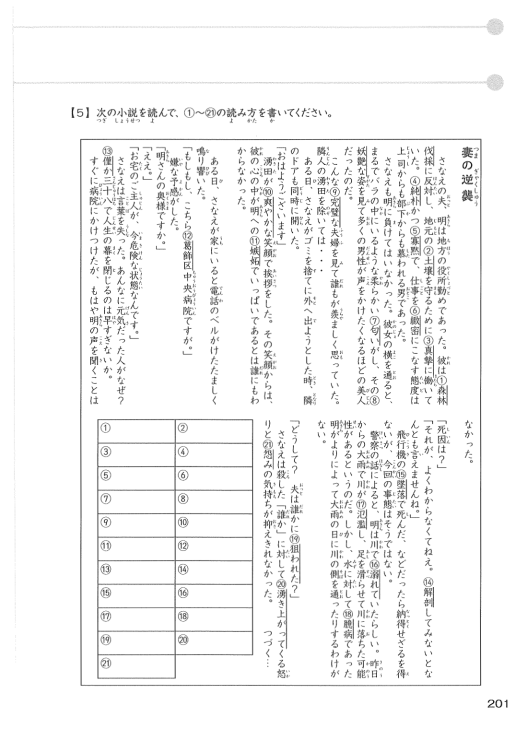
#> input picture scripts/phase5_renders/idx_194_bpage_201.png, 1032 x 1457 px, found by its file name (shown at 1/2 size)
$ python test_novel_split.py
#> lines starting #> are read from the running program, lines starting #| are printed output that depends on the picture
import sys
from PIL import Image

sys.stdout.reconfigure(encoding='utf-8')

im = Image.open('scripts/phase5_renders/idx_194_bpage_201.png')
#> im is the input picture: PIL image 1032x1457 RGB; min 1, max 255, mean 245

# Top part of story:
# Header: 120
# Top story runs from y=120 down to y=830 (above "「死因は？」" and answer grid)
crop_top = im.crop((120, 120, 950, 830))
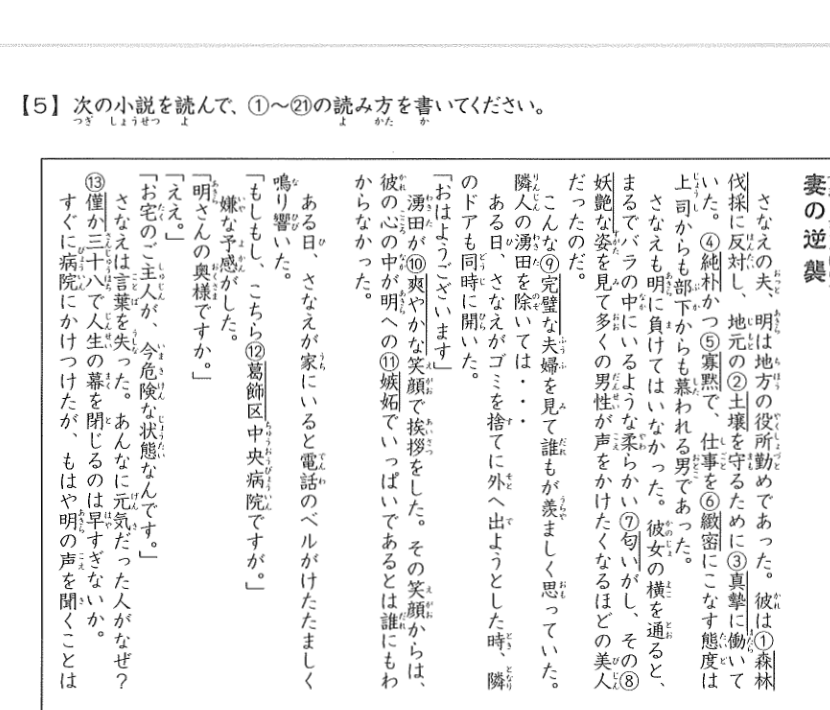
#> crop_top: PIL image 830x710 RGB; min 1, max 255, mean 240.9
crop_top.save('scripts/phase5_renders/test_novel_part1.webp', 'WEBP', quality=95)

# Bottom part of story ("死因は？" through "つづく..."):
# x runs from ~480 to 950, y from 830 to 1400
crop_bottom = im.crop((480, 830, 950, 1400))
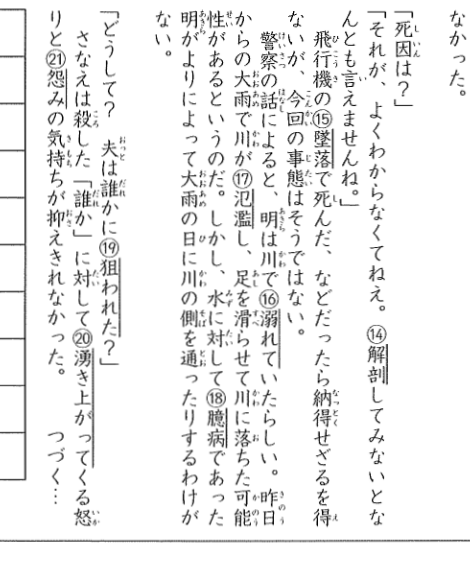
#> crop_bottom: PIL image 470x570 RGB; min 1, max 255, mean 240.3
crop_bottom.save('scripts/phase5_renders/test_novel_part2.webp', 'WEBP', quality=95)

print("Saved test_novel_part1 and test_novel_part2")

$ run again, with scripts/phase5_renders/idx_191_bpage_198.png copied over scripts/phase5_renders/idx_194_bpage_201.png
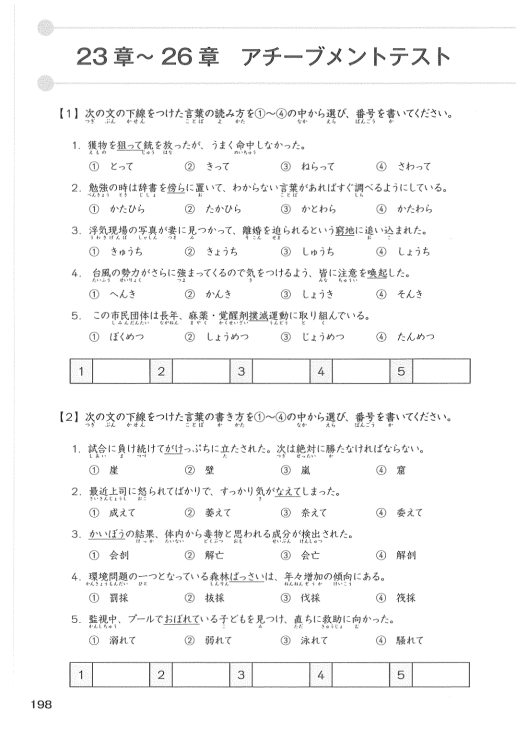
#> input picture scripts/phase5_renders/idx_191_bpage_198.png, 1032 x 1457 px, found by its file name (shown at 1/2 size)
#> im is the input picture: PIL image 1032x1457 RGB; min 0, max 255, mean 247
#> `crop_top = im.crop((120, 120, 950, 830))`:
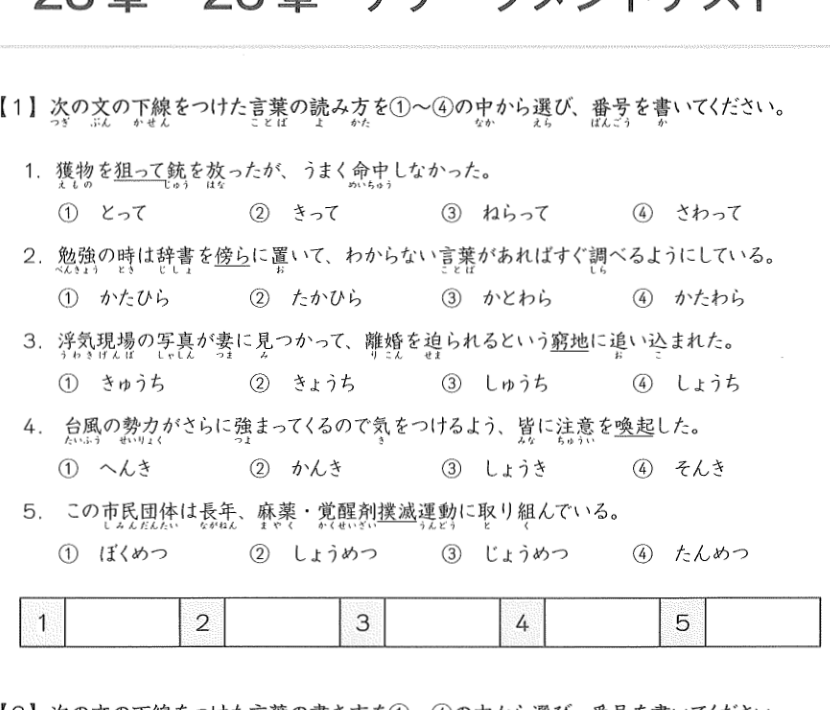
#> crop_top: PIL image 830x710 RGB; min 0, max 255, mean 244.8
#> `crop_bottom = im.crop((480, 830, 950, 1400))`:
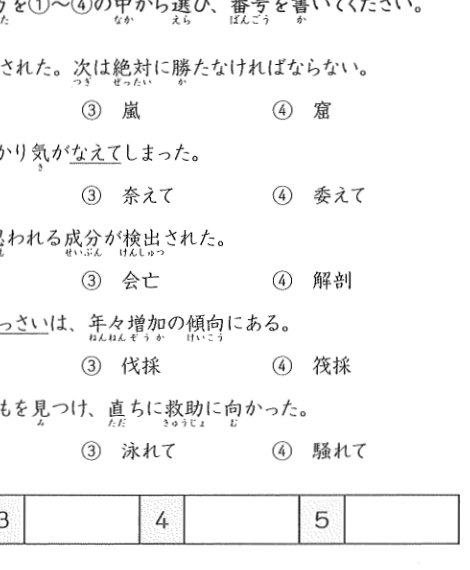
#> crop_bottom: PIL image 470x570 RGB; min 4, max 255, mean 246

$ run again, with scripts/phase5_renders/idx_192_bpage_199.png copied over scripts/phase5_renders/idx_194_bpage_201.png
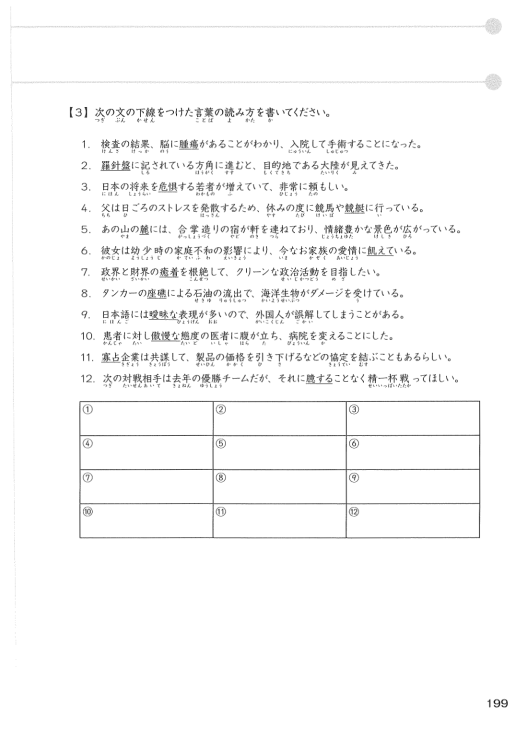
#> input picture scripts/phase5_renders/idx_192_bpage_199.png, 1032 x 1457 px, found by its file name (shown at 1/2 size)
#> im is the input picture: PIL image 1032x1457 RGB; min 1, max 255, mean 248.7
#> `crop_top = im.crop((120, 120, 950, 830))`:
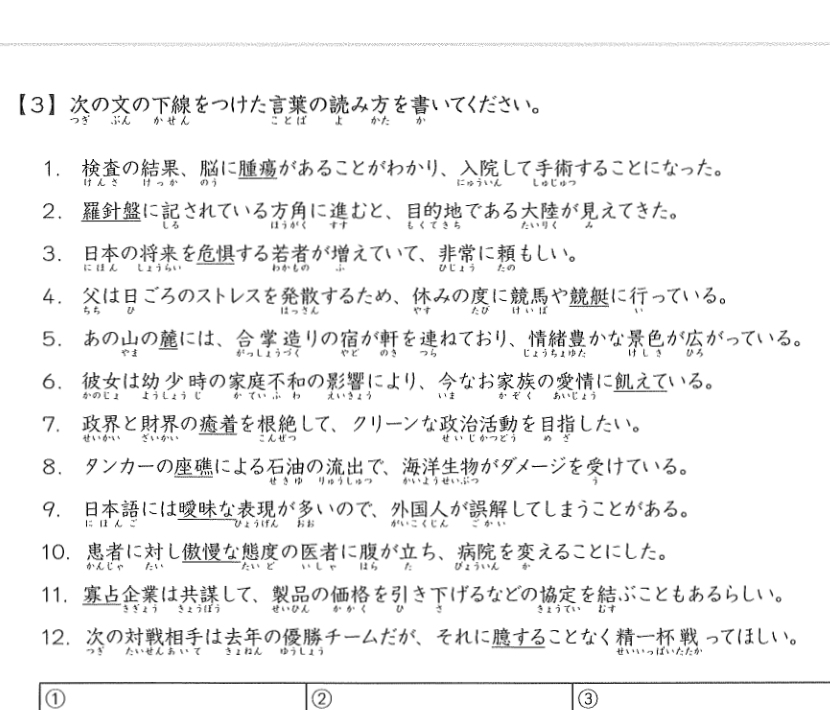
#> crop_top: PIL image 830x710 RGB; min 1, max 255, mean 242
#> `crop_bottom = im.crop((480, 830, 950, 1400))`:
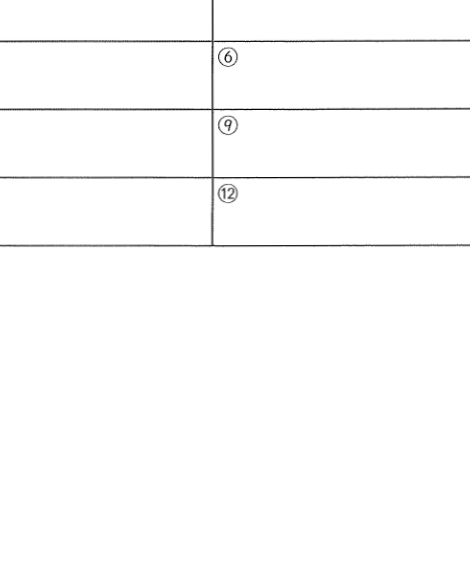
#> crop_bottom: PIL image 470x570 RGB; min 3, max 255, mean 252.2

$ run again, with scripts/phase5_renders/idx_193_bpage_200.png copied over scripts/phase5_renders/idx_194_bpage_201.png
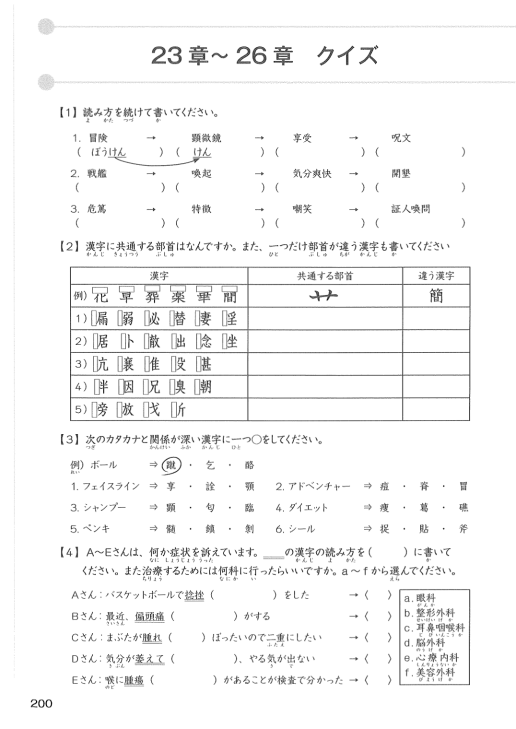
#> input picture scripts/phase5_renders/idx_193_bpage_200.png, 1032 x 1457 px, found by its file name (shown at 1/2 size)
#> im is the input picture: PIL image 1032x1457 RGB; min 0, max 255, mean 246.6
#> `crop_top = im.crop((120, 120, 950, 830))`:
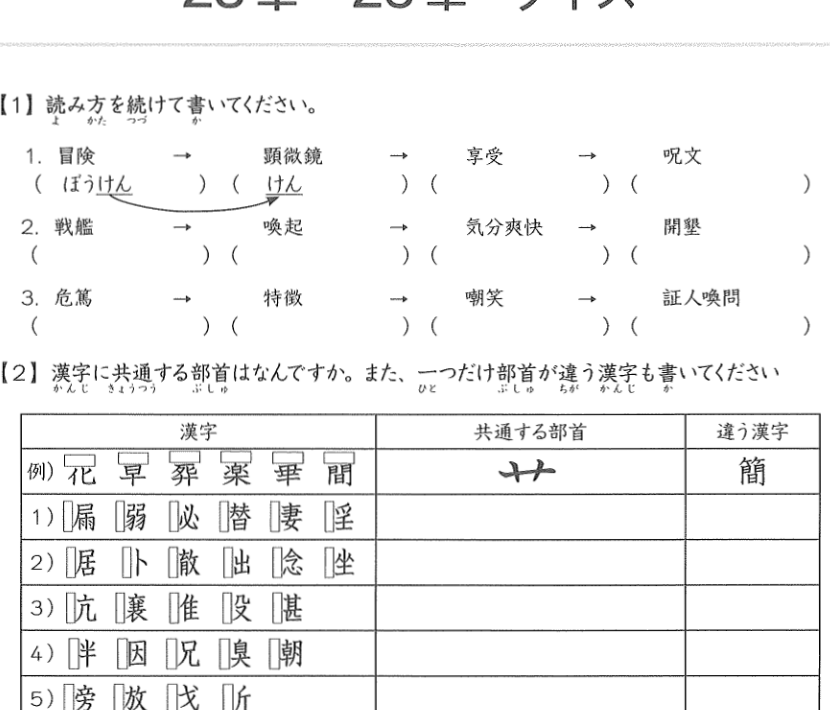
#> crop_top: PIL image 830x710 RGB; min 1, max 255, mean 243.5
#> `crop_bottom = im.crop((480, 830, 950, 1400))`:
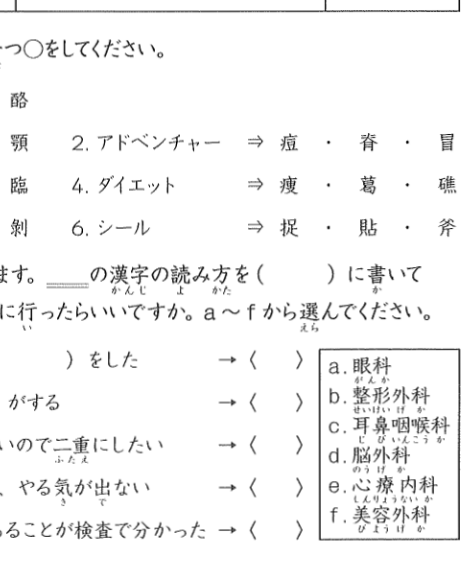
#> crop_bottom: PIL image 470x570 RGB; min 1, max 255, mean 245.3
